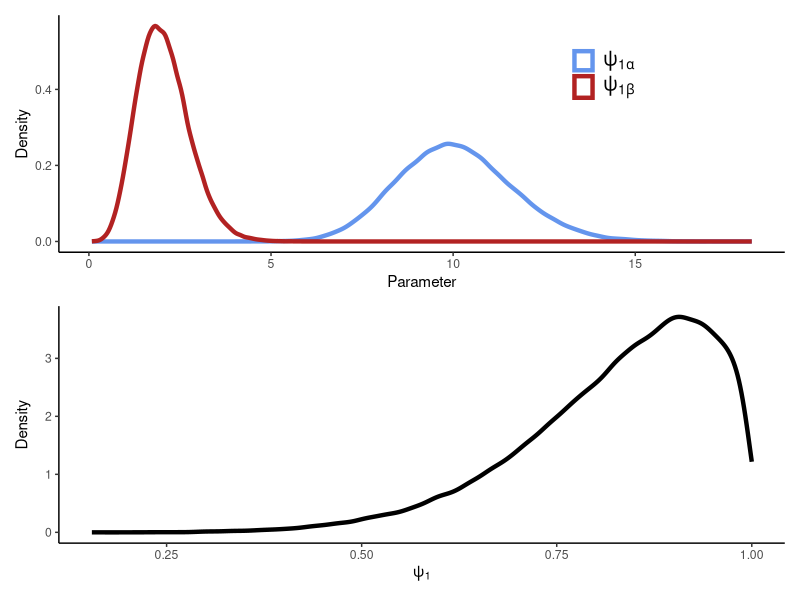
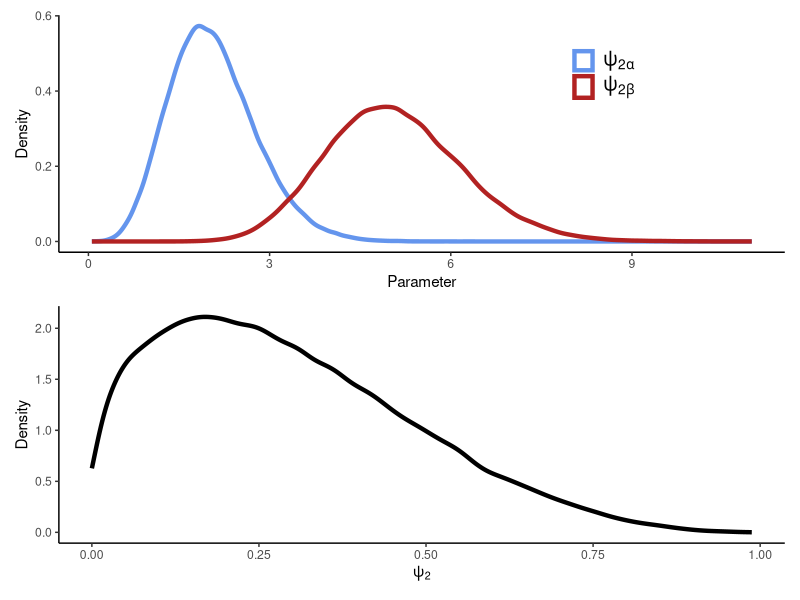

The R script that drew these images, in order:
library(tidyverse)
library(patchwork)

# psi = detectability. Random effect so it can vary by year. 
# psi1 = breeding, psi2 = non-breeding
# psi1 ~ beta(psi1_alpha^2, psi1_beta^2)
# mu_psi1 = (sqrt(10), sqrt(2))
# sd_psi1_alpha = sd_psi1_beta = 0.25
# cor_psi1_alpha_beta = -1
# cor_var_psi1_alpha_beta = sd_psi1_alpha * sd_psi1_beta * cor_psi1_alpha_beta
# sigma_psi1 = (sd_psi1_alpha^2         cor_var_psi1_alpha_beta
#               cor_var_psi1_alpha_beta sd_psi1_alpha^)
# psi1_alpha_beta ~ mvnormal(mu_psi1, sigma_psi1)

# psi1 (Breeding detection) -----------------------------------------------

mu_psi1ab <- sqrt(c(10, 2))
sd_psi1a <- sd_psi1b <- 0.25
cor_psi1ab <- -0.5
cor_var_psi1ab <- cor_psi1ab * sd_psi1a * sd_psi1b
sigma_psi1 <- matrix(c(sd_psi1a^2, cor_var_psi1ab, cor_var_psi1ab, sd_psi1b^2), 
                     nrow = 2)
psi1ab <- mvtnorm::rmvnorm(1e5, mean = mu_psi1ab, sigma = sigma_psi1)
psi1 <- rbeta(1e5, psi1ab[, 1]^2, psi1ab[, 2]^2)

# plot
# Psi1 alpha and beta
psi1ab_plot <- tibble(`psi[1*alpha]` = psi1ab[, 1]^2, 
                      `psi[1*beta]` = psi1ab[, 2]^2) %>% 
  pivot_longer(everything()) %>% 
  ggplot(aes(value, color = name)) + 
  geom_density(linewidth = 1.5) + 
  scale_color_manual(values = c("cornflowerblue", "firebrick"), 
                     labels = scales::parse_format()) + 
  labs(x = "Parameter", y = "Density") +
  theme_classic() + 
  theme(legend.position = c(0.75, 0.75), 
        legend.title = element_blank(), 
        legend.text = element_text(size = 14))
# Psi1
psi1_plot <- tibble(psi1 = psi1) %>% 
  ggplot(aes(psi1)) +
  geom_density(linewidth = 1.5) +
  scale_x_continuous(name = expression(psi[1])) +
  labs(y = "Density") +
  theme_classic()

psi1ab_plot / psi1_plot

# psi2 (Non-breeding detection) -------------------------------------------

mu_psi2ab <- sqrt(c(2, 5))
sd_psi2a <- sd_psi2b <- 0.25
cor_psi2ab <- -0.5
cor_var_psi2ab <- cor_psi2ab * sd_psi2a * sd_psi2b
sigma_psi2 <- matrix(c(sd_psi2a^2, cor_var_psi2ab, cor_var_psi2ab, sd_psi2b^2), 
                     nrow = 2)
psi2ab <- mvtnorm::rmvnorm(1e5, mean = mu_psi2ab, sigma = sigma_psi2)
psi2 <- rbeta(1e5, psi2ab[, 1]^2, psi2ab[, 2]^2)

# plot
# Psi1 alpha and beta
psi2ab_plot <- tibble(`psi[2*alpha]` = psi2ab[, 1]^2, 
                      `psi[2*beta]` = psi2ab[, 2]^2) %>% 
  pivot_longer(everything()) %>% 
  ggplot(aes(value, color = name)) + 
  geom_density(linewidth = 1.5) + 
  scale_color_manual(values = c("cornflowerblue", "firebrick"), 
                     labels = scales::parse_format()) + 
  labs(x = "Parameter", y = "Density") +
  theme_classic() + 
  theme(legend.position = c(0.75, 0.75), 
        legend.title = element_blank(), 
        legend.text = element_text(size = 14))
# Psi1
psi2_plot <- tibble(psi2 = psi2) %>% 
  ggplot(aes(psi2)) +
  geom_density(linewidth = 1.5) +
  scale_x_continuous(name = expression(psi[2])) +
  labs(y = "Density") +
  theme_classic()

psi2ab_plot / psi2_plot
